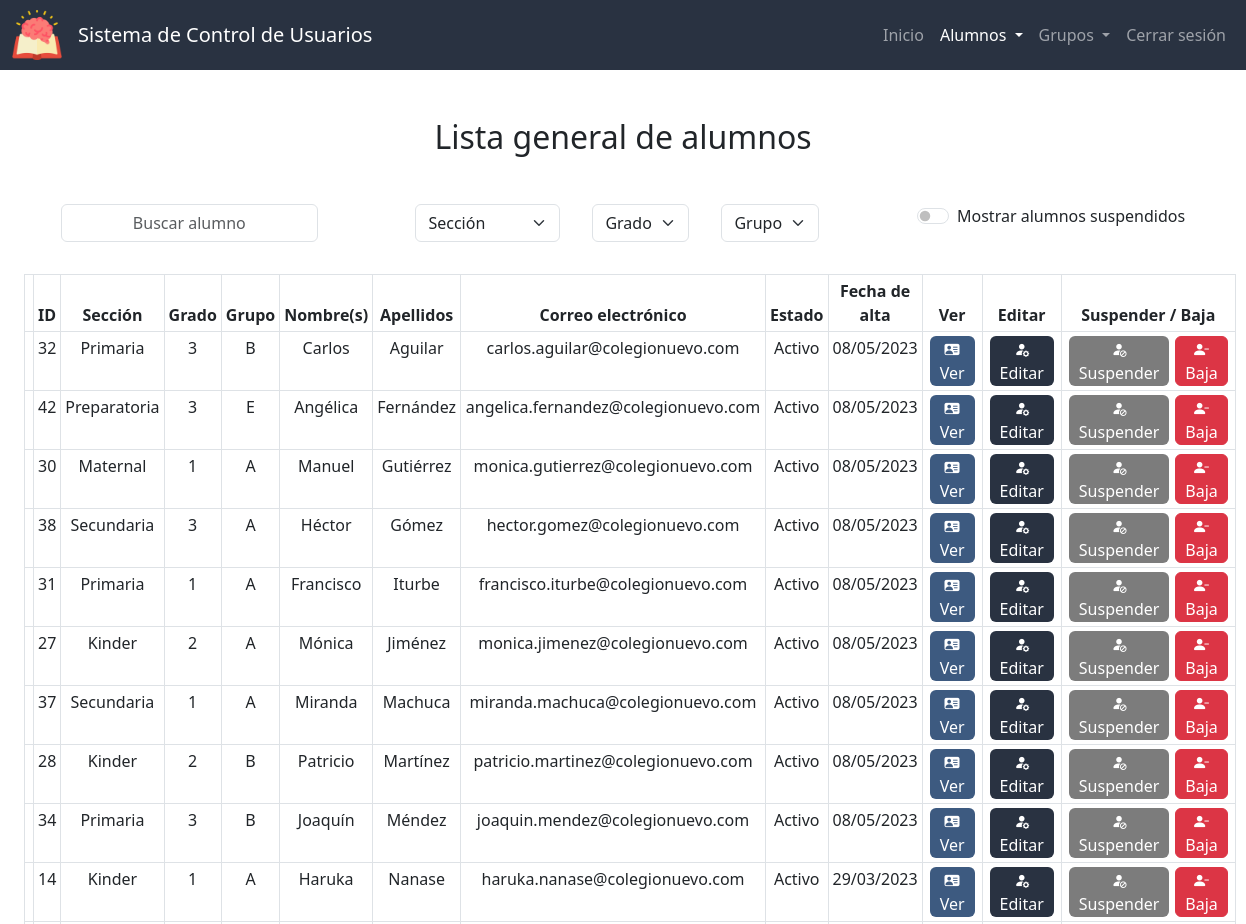
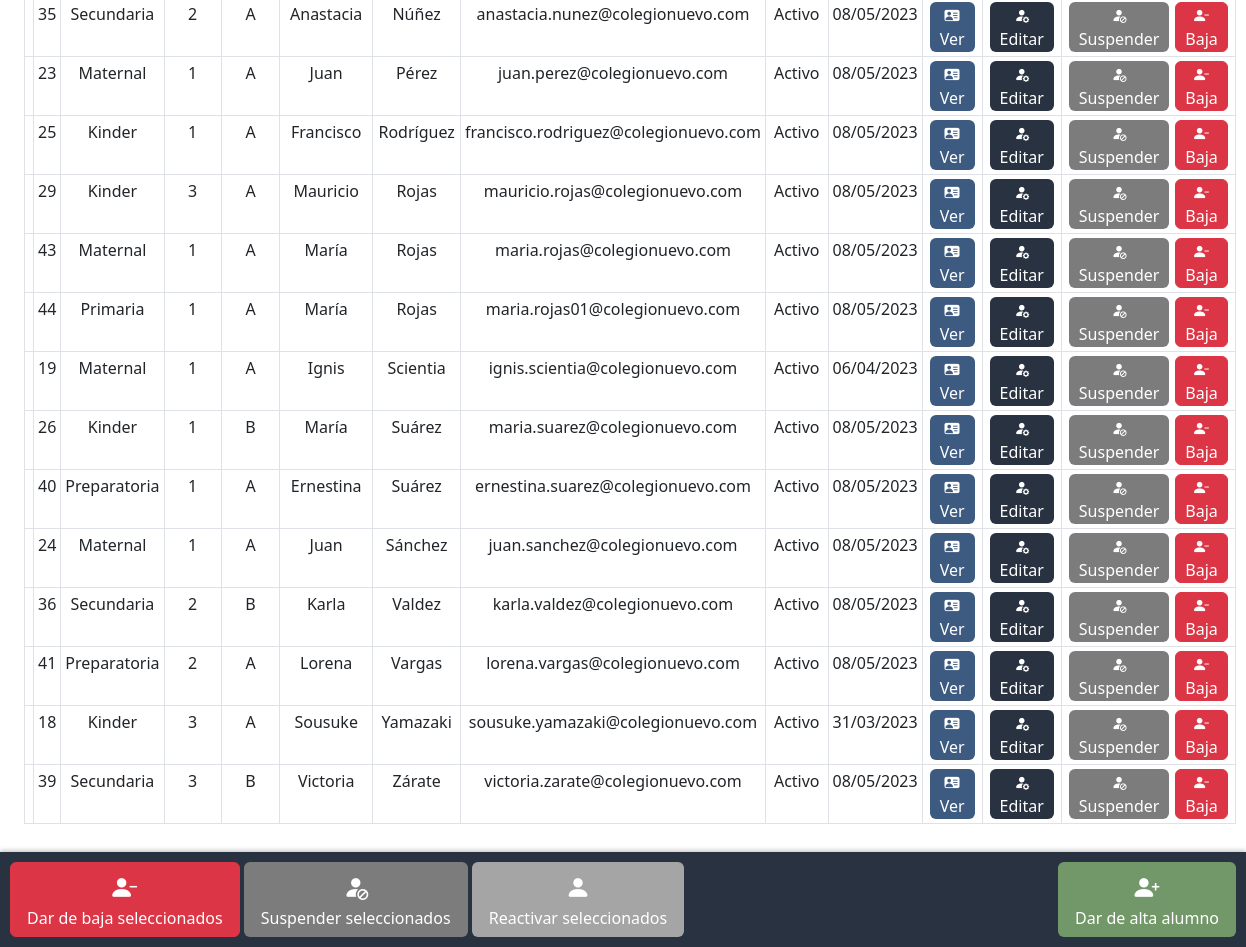
The app's page /lista_alumnos (signed in) with its own data (2 pictures, top to bottom).
### app.py (models this page shows, shortened)
class Alumnos(db.Model):
    id = db.Column(db.Integer, primary_key=True)
    nombre = db.Column(db.String(50), nullable=False)
    apellidos = db.Column(db.String(50), nullable=False)
    correo = db.Column(db.String(50), nullable=False, unique=True)
    estado = db.Column(db.Integer, nullable=False, default=0) # 0 - activo, 1 - suspendido, 2 - baja
    fecha_de_creacion = db.Column(db.DateTime, nullable=False, default=datetime.now)
    def __repr__(self):
       return f"<Alumno {self.id}: {self.nombre} {self.apellidos}>"

class Grupos(db.Model):
    id = db.Column(db.Integer, primary_key=True)
    seccion = db.Column(db.String(50), nullable=False)
    grado = db.Column(db.Integer, nullable=False)
    grupo = db.Column(db.String(1), nullable=False)
    def __repr__(self):
       return f"{self.grado}°{self.grupo} de {self.seccion}"

### app.py (the view)
@app.route("/lista_alumnos", methods=["GET", "POST"])
@login_required
def lista_alumnos():
    if request.method == "POST":
        grupo_actual = {}
        grupo_actual["seccion"] = request.form.get("seccion")
        grupo_actual["grado"] = request.form.get("grado")
        grupo_actual["grupo"] = request.form.get("grupo")
        suspendidos = True if request.form.get("suspendidos") == "on" else False
        estado = [0, 1] if suspendidos else [0]
        secciones = db.session.query(Grupos.seccion).distinct().all()
        datos = consultar_alumnos(grupo_actual, estado)
        if datos:
            return render_template("lista_alumnos.html", active="Lista de alumnos", lista=datos['lista'] , estados=ESTADOSV, grupo_actual=grupo_actual, secciones=secciones, grados=datos['grados'], grupos=datos['grupos'], suspendidos=suspendidos)
        else:
            lista = db.session.query(Alumnos, Grupos)\
                        .join(alumnos_por_grupo, Alumnos.id == alumnos_por_grupo.c.id_alumno)\
                        .join(Grupos, Grupos.id == alumnos_por_grupo.c.id_grupo)\
                        .filter(Alumnos.estado.in_(estado))\
                        .order_by(Alumnos.apellidos)\
                        .all()
            return render_template("lista_alumnos.html", active="Lista de alumnos", lista=lista, estados=ESTADOSV, grupo_actual=None, secciones=secciones, grados=None, grupos=None, suspendidos=suspendidos)
    else:
        estado = 0
        lista = db.session.query(Alumnos, Grupos)\
                        .join(alumnos_por_grupo, Alumnos.id == alumnos_por_grupo.c.id_alumno)\
                        .join(Grupos, Grupos.id == alumnos_por_grupo.c.id_grupo)\
                        .filter(Alumnos.estado == estado)\
                        .order_by(Alumnos.apellidos)\
                        .all()
        print(lista)
        secciones = db.session.query(Grupos.seccion).distinct().all()
        return render_template("lista_alumnos.html", active="Lista de alumnos", lista=lista, estados=ESTADOSV, grupo_actual=None, secciones=secciones, grados=None, grupos=None)

### app.py (called while the page is built)
def login_required(f):
    @wraps(f)
    def decorated_function(*args, **kwargs):
        if session.get("user_id") is None:
            return redirect("/login")
        return f(*args, **kwargs)
    return decorated_function

### templates/lista_alumnos.html (shortened to what this page needs)
{% extends "layout.html" %}
{% block scripts %}
    <link href="https://unpkg.com/bootstrap-table@1.21.3/dist/bootstrap-table.min.css" rel="stylesheet">
{% endblock %}
{% block main %}
    <h2 class="mb-5">
        {% if grupo_actual %} Lista de {% else %} Lista general de alumnos {% endif %}
    </h2>
    <form id="form-buscar-grupo" action="/lista_alumnos" method="post">
        <div class="d-flex justify-content-around">
            <div class="mb-3 mx-3">
                <input autocomplete="off" class="form-control mx-auto w-auto" autofocus id="buscar" placeholder="Buscar alumno" type="text">
            </div>
            <div class="d-flex flex-row bd-highlight mb-3 justify-content-center">
                <div class="mb-3 mx-3">
                    <select class="select form-select mx-auto w-auto" name="seccion" id="seccion" required>
                        <option selected value="">Sección</option>
                    </select>
                </div>
                <div class="d-flex flex-row justify-content-center" {% if grupo_actual.seccion %} style="display:block" {% else %} style="display:none" {% endif %}>
                    <div class="mb-3 mx-3">
                        <select class="select form-select mx-auto w-auto" name="grado" id="grado" required>
                            <option selected value="">Grado</option>
                        </select>
                    </div>
                    <div class="mb-3 mx-3">
                        <select class="select form-select mx-auto w-auto" name="grupo" id="grupo" required>
                            <option selected value="">Grupo</option>
                        </select>
                    </div>
                </div>
            </div>
            <div class="mb-3 mx-3">
                <div class="form-check form-switch switch-primario">
                    <input class="form-check-input" type="checkbox" id="suspendidos" name="suspendidos" {% if suspendidos %} checked {% endif %}>
                    <label class="form-check-label" for="suspendidos">Mostrar alumnos suspendidos</label>
                </div>
            </div>
        </div>
    </form>
    <div id="alumnos-div" class="container-fluid">
        <table id="tabla-alumnos" class="table table-hover table-bordered table-sm"
        data-search="true" data-search-accent-neutralise="true" data-search-selector="#buscar"
        data-show-columns="true" data-show-columns-toggle-all="true"
        data-show-pagination-switch="true" data-show-toggle="true" data-show-fullscreen="true"
        data-buttons-class="" data-locale="es-MX" data-visible-search="true"
        data-page-list="[10, 25, 50, 100, All]" data-select-item-name="selectedItems">
            <thead id="thead" class="color-primario">
                <tr>
                    <th data-field="state" data-checkbox="true"></th>
                    <th data-sortable="true" scope="col" data-visible="false" >ID</th>
                    <th data-sortable="true" scope="col">Sección</th>
                    <th data-sortable="true" scope="col">Grado</th>
                    <th data-sortable="true" scope="col">Grupo</th>
                    <th data-sortable="true" scope="col">Nombre(s)</th>
                    <th data-sortable="true" scope="col">Apellidos</th>
                    <th data-sortable="true" scope="col">Correo electrónico</th>
                    <th data-sortable="true" scope="col" class="col-movil">Estado</th>
                    <th data-sortable="true" scope="col" class="col-movil">Fecha de alta</th>
                    <th>Ver</th>
                    <th class="col-movil">Editar</th>
                    <th class="col-movil">Suspender / Baja</th>
                </tr>
            </thead>
            <tbody id="tbody">
                {% for i in lista %}
                    <tr {% if i[0].estado == 1 %} class="suspendido" {% endif %}>
                        <td></td>
                        <td>{{ i[0].id }}</td>
                        <td>{{ i[1].seccion }}</td>
                        <td>{{ i[1].grado }}</td>
                        <td>{{ i[1].grupo }}</td>
                        <td >{{ i[0].nombre }}</td>
                        <td>{{ i[0].apellidos }}</td>
                        <td>{{ i[0].correo }}</td>
                        <td>{{ estados[i[0].estado] }}</td>
                        <td>{{ i[0].fecha_de_creacion.strftime('%d/%m/%Y') }}</td>
                        <td>
                            <form action="/ver_alumno" method="get">
                                <button type="submit" class="edit btn ver" title="Ver alumno"><i class="bi-small bi bi-person-vcard-fill mx-1"></i><span class="mx-1 no-movil">Ver</span></button>
                            </form>
                        </td>
                        <td>
                            <form action="/editar_alumno" method="get">
                                <button type="submit" class="edit btn color-primario" title="Editar alumno"><i class="bi-small bi bi-person-fill-gear mx-1"></i><span class="mx-1 no-movil">Editar</span></button>
                            </form>
                        </td>
                        <td>
                            <div class="btn-group">
                                <div {% if i[0].estado == 1 %} style="display:none;" {% endif %}>
                                    <form action="/suspender_alumno" method="post">
                                        <button type="submit" class="edit btn gris-oscuro" title="Suspender alumno"><i class="bi-small bi-person-fill-slash mx-1"></i><span class="mx-1 no-movil">Suspender</span></button>
                                    </form>
                                </div>
                                <form id="form-eliminar-alumno" action="/eliminar_alumno" method="post">
                                    <button type="button" class="edit btn btn-danger" title="Eliminar alumno" onclick="confirmarEliminar('{{ i[0].id }}', '{{ i[0].nombre }}', '{{ i[0].apellidos }}')"><i class="bi-small bi bi-person-dash-fill mx-1"></i><span class="mx-1 no-movil">Baja</span></button>
                                </form>
                            </div>
                        </td>
                    </tr>
                {% endfor %}
            </tbody>
        </table>
    </div>
    <div class="botones-fijos d-flex justify-content-between">
        <div class="btn-group">
            <div>
                <button id="eliminar-seleccionados" class="btn-big btn btn-danger" title="Dar de baja seleccionados"><i class="bi bi-person-dash-fill"></i><div class="mx-1 no-movil">Dar de baja seleccionados</div></button>
                <button id="suspender-seleccionados" class="btn-big btn gris-oscuro" title="Suspender seleccionados"><i class="bi bi-person-fill-slash"></i><div class="mx-1 no-movil">Suspender seleccionados</div></button>
                <button id="reactivar-seleccionados" class="btn-big btn gris" title="Reactivar seleccionados"><i class="bi bi-person-fill"></i><div class="mx-1 no-movil">Reactivar seleccionados</div></button>
            </div>
        </div>
        <div>
            <form action="/alta_alumno">
                <button type="submit" class="btn-big btn verde" title="Dar de alta alumno"><i class="bi bi-person-plus-fill"></i><div class="mx-1 no-movil">Dar de alta alumno</div></button>
            </form>
        </div>
    </div>
{% endblock %}

### static/styles.css (style rules this page uses)
:root { --color-primario: #293241; --color-primario-active: #3b4f69; --color-primario-hover: #334458; --letra-primario: white; --letra-primario-inactive: #9A9EA5; --letra-primario-hover: #C9CBCF; --verde: #729869; --verde-active: #588559; --amarillo: #D69900; --amarillo-active: #b17900; --color-ver: #3D5A80; --color-ver-active: #5281a7; --gris: #a5a5a5; --gris-active: #969696; --gris-oscuro: #7c7c7c; --gris-oscuro-active: #646464; }
.color-primario { background-color: var(--color-primario); color: var(--letra-primario); }
.btn.edit { padding: 0 5px; }
.btn.edit { margin: 0 3px; }
.btn.edit, .btn-big { transition: transform 0.2s ease-in-out; }
.btn-danger { margin: 0; }
.verde { background-color: var(--verde); color: var(--letra-primario); }
.gris { background-color: var(--gris); color: var(--letra-primario); }
.gris-oscuro { background-color: var(--gris-oscuro); color: var(--letra-primario); }
.ver { background-color: var(--color-ver); color: var(--letra-primario); }
#grado, #grupo { width: 100px; }
.bi { font-size: 25px; color: var(--letra-primario); }
.bi-small { font-size: 15px; }
.d-flex { display: flex; flex-wrap: wrap; }
input { text-align: center; }
#alumnos-div { max-width: 1500px; justify-content: center; margin-bottom: 75px; }
.botones-fijos { position: fixed; bottom: 0; left: 0; right: 0; display: flex; justify-content: center; padding: 10px; background-color: var(--color-primario); box-shadow: 0 -2px 4px rgba(0, 0, 0, 0.2); }

### records on screen
Alumnos: id "32", seccion "Primaria", grado "3", grupo "B", nombre "Carlos", apellidos "Aguilar", correo "carlos.aguilar@colegionuevo.com", estado "Activo", fecha_de_creacion "08/05/2023"
Alumnos: id "42", seccion "Preparatoria", grado "3", grupo "E", nombre "Angélica", apellidos "Fernández", correo "angelica.fernandez@colegionuevo.com", estado "Activo", fecha_de_creacion "08/05/2023"
Alumnos: id "30", seccion "Maternal", grado "1", grupo "A", nombre "Manuel", apellidos "Gutiérrez", correo "monica.gutierrez@colegionuevo.com", estado "Activo", fecha_de_creacion "08/05/2023"
Alumnos: id "38", seccion "Secundaria", grado "3", grupo "A", nombre "Héctor", apellidos "Gómez", correo "hector.gomez@colegionuevo.com", estado "Activo", fecha_de_creacion "08/05/2023"
Alumnos: id "31", seccion "Primaria", grado "1", grupo "A", nombre "Francisco", apellidos "Iturbe", correo "francisco.iturbe@colegionuevo.com", estado "Activo", fecha_de_creacion "08/05/2023"
Alumnos: id "27", seccion "Kinder", grado "2", grupo "A", nombre "Mónica", apellidos "Jiménez", correo "monica.jimenez@colegionuevo.com", estado "Activo", fecha_de_creacion "08/05/2023"
Alumnos: id "37", seccion "Secundaria", grado "1", grupo "A", nombre "Miranda", apellidos "Machuca", correo "miranda.machuca@colegionuevo.com", estado "Activo", fecha_de_creacion "08/05/2023"
Alumnos: id "28", seccion "Kinder", grado "2", grupo "B", nombre "Patricio", apellidos "Martínez", correo "patricio.martinez@colegionuevo.com", estado "Activo", fecha_de_creacion "08/05/2023"
Alumnos: id "34", seccion "Primaria", grado "3", grupo "B", nombre "Joaquín", apellidos "Méndez", correo "joaquin.mendez@colegionuevo.com", estado "Activo", fecha_de_creacion "08/05/2023"
Alumnos: id "14", seccion "Kinder", grado "1", grupo "A", nombre "Haruka", apellidos "Nanase", correo "haruka.nanase@colegionuevo.com", estado "Activo", fecha_de_creacion "29/03/2023"
Alumnos: id "35", seccion "Secundaria", grado "2", grupo "A", nombre "Anastacia", apellidos "Núñez", correo "anastacia.nunez@colegionuevo.com", estado "Activo", fecha_de_creacion "08/05/2023"
Alumnos: id "23", seccion "Maternal", grado "1", grupo "A", nombre "Juan", apellidos "Pérez", correo "juan.perez@colegionuevo.com", estado "Activo", fecha_de_creacion "08/05/2023"
Alumnos: id "25", seccion "Kinder", grado "1", grupo "A", nombre "Francisco", apellidos "Rodríguez", correo "francisco.rodriguez@colegionuevo.com", estado "Activo", fecha_de_creacion "08/05/2023"
Alumnos: id "29", seccion "Kinder", grado "3", grupo "A", nombre "Mauricio", apellidos "Rojas", correo "mauricio.rojas@colegionuevo.com", estado "Activo", fecha_de_creacion "08/05/2023"
Alumnos: id "43", seccion "Maternal", grado "1", grupo "A", nombre "María", apellidos "Rojas", correo "maria.rojas@colegionuevo.com", estado "Activo", fecha_de_creacion "08/05/2023"
Alumnos: id "44", seccion "Primaria", grado "1", grupo "A", nombre "María", apellidos "Rojas", correo "maria.rojas01@colegionuevo.com", estado "Activo", fecha_de_creacion "08/05/2023"
Alumnos: id "19", seccion "Maternal", grado "1", grupo "A", nombre "Ignis", apellidos "Scientia", correo "ignis.scientia@colegionuevo.com", estado "Activo", fecha_de_creacion "06/04/2023"
Alumnos: id "26", seccion "Kinder", grado "1", grupo "B", nombre "María", apellidos "Suárez", correo "maria.suarez@colegionuevo.com", estado "Activo", fecha_de_creacion "08/05/2023"
Alumnos: id "40", seccion "Preparatoria", grado "1", grupo "A", nombre "Ernestina", apellidos "Suárez", correo "ernestina.suarez@colegionuevo.com", estado "Activo", fecha_de_creacion "08/05/2023"
Alumnos: id "24", seccion "Maternal", grado "1", grupo "A", nombre "Juan", apellidos "Sánchez", correo "juan.sanchez@colegionuevo.com", estado "Activo", fecha_de_creacion "08/05/2023"
Alumnos: id "36", seccion "Secundaria", grado "2", grupo "B", nombre "Karla", apellidos "Valdez", correo "karla.valdez@colegionuevo.com", estado "Activo", fecha_de_creacion "08/05/2023"
Alumnos: id "41", seccion "Preparatoria", grado "2", grupo "A", nombre "Lorena", apellidos "Vargas", correo "lorena.vargas@colegionuevo.com", estado "Activo", fecha_de_creacion "08/05/2023"
Alumnos: id "18", seccion "Kinder", grado "3", grupo "A", nombre "Sousuke", apellidos "Yamazaki", correo "sousuke.yamazaki@colegionuevo.com", estado "Activo", fecha_de_creacion "31/03/2023"
Alumnos: id "39", seccion "Secundaria", grado "3", grupo "B", nombre "Victoria", apellidos "Zárate", correo "victoria.zarate@colegionuevo.com", estado "Activo", fecha_de_creacion "08/05/2023"
